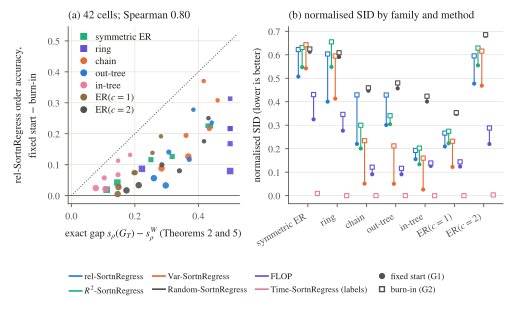

This figure's Python source:
"""B1 and B1-NL appendix figures in the house style (TrueType fonts).

Redraws figs/fig_b1.pdf and figs/fig_b1nl.pdf from the committed result files
  ../../b1/results/b1_test.csv.gz      (B1, regime 'het', generators G1 and G2)
  ../../b1nl/results/b1nl_test.csv.gz  (B1-NL, configurations NL, SGN, SGNU)
with the same statistics as b1/analyse_b1.py and b1nl/analyse_b1nl.py, and
asserts that the per-cell Spearman correlations agree with the committed
analysis.json files. No randomness.
Run: python fig_b1.py   (from mlj_paper/figs)
"""
import json
import os
import sys

import numpy as np
import pandas as pd
from scipy import stats
import matplotlib
matplotlib.use("Agg")
import matplotlib.pyplot as plt
from matplotlib.lines import Line2D

HERE = os.path.dirname(os.path.abspath(__file__))
ROOT = os.path.abspath(os.path.join(HERE, "..", ".."))
sys.path.insert(0, HERE)
import figstyle as fs

FAMILIES = ["symER", "ring", "chain", "outtree", "intree", "ER1", "ER2"]
SC_FAMILIES = ["symER", "ring"]
FAMLAB = dict(symER="symmetric ER", ring="ring", chain="chain", outtree="out-tree", intree="in-tree",
              ER1="ER($c{=}1$)", ER2="ER($c{=}2$)")
FAMCOL = dict(symER=fs.AQUA, ring=fs.VIOLET, chain=fs.ORANGE, outtree=fs.BLUE, intree=fs.MAGENTA,
              ER1="#8a6d3b", ER2=fs.INK2)
MNAME = dict(M1="rel-SortnRegress", M2="$R^2$-SortnRegress", M3="Var-SortnRegress", M4="Random-SortnRegress",
             M5="FLOP", R0="Time-SortnRegress (labels)")
MCOL = dict(M1=fs.BLUE, M2=fs.AQUA, M3=fs.ORANGE, M4=fs.INK2, M5=fs.VIOLET, R0=fs.MAGENTA)
XLAB = r"exact gap $s_\rho(G_T)-s_\rho^W$ (Theorems 2 and 5)"
YLAB = "rel-SortnRegress order accuracy,\nfixed start $-$ burn-in"


def cells(a, b):
    D = pd.DataFrame(index=a.index)
    D["d"] = a.M1_oa - b.M1_oa
    D["gap"] = a.s_exact - b.s_exact
    D = D.reset_index()
    return D.groupby(["family", "p", "T"]).agg(d=("d", "mean"), gap=("gap", "mean")).reset_index()


def scatter_cells(ax, C):
    for fam in FAMILIES:
        c = C[C.family == fam]
        ax.scatter(c.gap, c.d, s=6 + 1.6 * c["T"], color=FAMCOL[fam], marker="s" if fam in SC_FAMILIES else "o",
                   alpha=0.9, linewidths=0, zorder=3)
    lim = [0, 0.52]
    ax.plot(lim, lim, color=fs.INK2, lw=0.7, ls=":", zorder=2)
    ax.axhline(0, color=fs.INK2, lw=0.5, zorder=2)
    ax.set_xlim(-0.01, 0.53)


def fam_legend(ax, loc="upper left"):
    h = [Line2D([], [], marker="s" if f in SC_FAMILIES else "o", ls="", color=FAMCOL[f], markersize=4, label=FAMLAB[f])
         for f in FAMILIES]
    ax.legend(handles=h, loc=loc, ncol=1, handletextpad=0.2, borderaxespad=0.2, labelspacing=0.25)


def fig_b1():
    df = pd.read_csv(os.path.join(ROOT, "b1", "results", "b1_test.csv.gz"))
    a = df[(df.regime == "het") & (df.gen == "G1")].set_index(["family", "p", "seed", "T"])
    b = df[(df.regime == "het") & (df.gen == "G2")].set_index(["family", "p", "seed", "T"]).loc[a.index]
    C = cells(a, b)
    rho = stats.spearmanr(C.gap, C.d).correlation
    ref = json.load(open(os.path.join(ROOT, "b1", "results", "analysis.json")))["H1"]["spearman_cells"]
    assert abs(rho - ref) < 1e-9, (rho, ref)
    assert (C.d < C.gap + 1e-12).all() and len(C) == 42

    fig, ax = plt.subplots(1, 2, figsize=(fs.W_FULL, 3.0), gridspec_kw=dict(width_ratios=[1, 1.25]))
    scatter_cells(ax[0], C)
    ax[0].set_xlabel(XLAB)
    ax[0].set_ylabel(YLAB)
    ax[0].set_title(f"(a) 42 cells; Spearman {rho:.2f}", loc="left")
    fam_legend(ax[0])

    ms = ["M1", "M2", "M3", "M4", "M5", "R0"]
    x = np.arange(len(FAMILIES))
    w = 0.13
    for k, m in enumerate(ms):
        v1 = [a[a.index.get_level_values(0) == f][f"{m}_sidn"].mean() for f in FAMILIES]
        v2 = [b[b.index.get_level_values(0) == f][f"{m}_sidn"].mean() for f in FAMILIES]
        xs = x + (k - 2.5) * w
        for xi, y1, y2 in zip(xs, v1, v2):
            ax[1].plot([xi, xi], [y1, y2], color=MCOL[m], lw=0.8, zorder=2)
        ax[1].scatter(xs, v1, marker="o", color=MCOL[m], s=9, zorder=3, linewidths=0)
        ax[1].scatter(xs, v2, marker="s", facecolor="white", edgecolor=MCOL[m], s=9, zorder=3, linewidths=0.8)
    ax[1].set_xticks(x)
    ax[1].set_xticklabels([FAMLAB[f] for f in FAMILIES], rotation=30, ha="right")
    ax[1].set_ylabel("normalised SID (lower is better)")
    ax[1].grid(axis="x", visible=False)
    h = [Line2D([], [], color=MCOL[m], lw=1.2, label=MNAME[m]) for m in ms]
    h += [Line2D([], [], marker="o", ls="", color=fs.INK2, markersize=3.5, label="fixed start (G1)"),
          Line2D([], [], marker="s", ls="", markerfacecolor="white", markeredgecolor=fs.INK2, markersize=3.5,
                 label="burn-in (G2)")]
    ax[1].set_title("(b) normalised SID by family and method", loc="left")
    fig.legend(handles=h, loc="lower center", bbox_to_anchor=(0.5, -0.02), ncol=4, fontsize=6.3, columnspacing=1.0,
               handlelength=1.4, handletextpad=0.3)
    fig.tight_layout(w_pad=1.2, rect=(0, 0.13, 1, 1))
    fig.savefig(os.path.join(HERE, "fig_b1.pdf"), bbox_inches="tight")
    plt.close(fig)
    return rho


def fig_b1nl():
    df = pd.read_csv(os.path.join(ROOT, "b1nl", "results", "b1nl_test.csv.gz"))
    ref = json.load(open(os.path.join(ROOT, "b1nl", "results", "analysis.json")))
    cfgs = [c for c in ["NL", "SGN", "SGNU"] if (df.cfg == c).any()]
    titles = dict(NL="nonlinear (NL)", SGN="signed weights (SGN)", SGNU="signed, uniform (SGNU)")
    fig, ax = plt.subplots(1, len(cfgs), figsize=(fs.W_FULL, 2.35), sharey=True)
    out = {}
    for k, cfg in enumerate(cfgs):
        d = df[df.cfg == cfg]
        a = d[d.gen == "G1"].set_index(["family", "p", "seed", "T"]).sort_index()
        b = d[d.gen == "G2"].set_index(["family", "p", "seed", "T"]).loc[a.index]
        C = cells(a, b)
        rho = stats.spearmanr(C.gap, C.d).correlation
        assert abs(rho - ref[cfg]["H1"]["spearman_cells"]) < 1e-9, (cfg, rho)
        out[cfg] = rho
        scatter_cells(ax[k], C)
        ax[k].set_title(f"{titles[cfg]}\nSpearman {rho:.2f}", fontsize=7)
        ax[k].set_xlabel(r"exact gap $s_\rho(G_T)-s_\rho^W$")
    ax[0].set_ylabel(YLAB)
    fam_legend(ax[0])
    fig.tight_layout(w_pad=0.8)
    fig.savefig(os.path.join(HERE, "fig_b1nl.pdf"), bbox_inches="tight")
    plt.close(fig)
    return out


if __name__ == "__main__":
    fs.setup()
    print("B1 Spearman", round(fig_b1(), 4))
    print("B1-NL Spearman", {k: round(v, 4) for k, v in fig_b1nl().items()})
